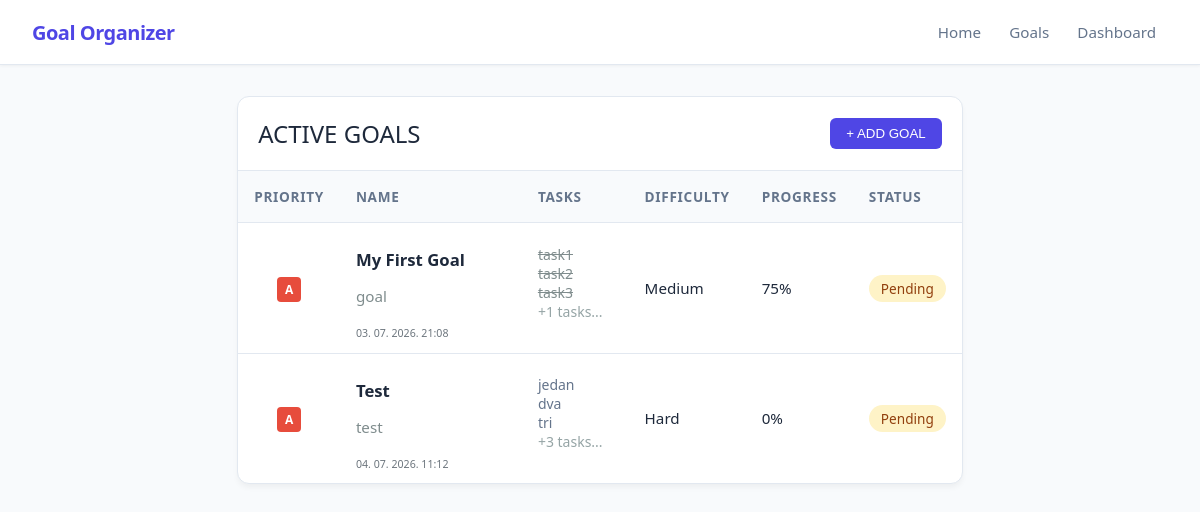
The app's page /goals, older data.
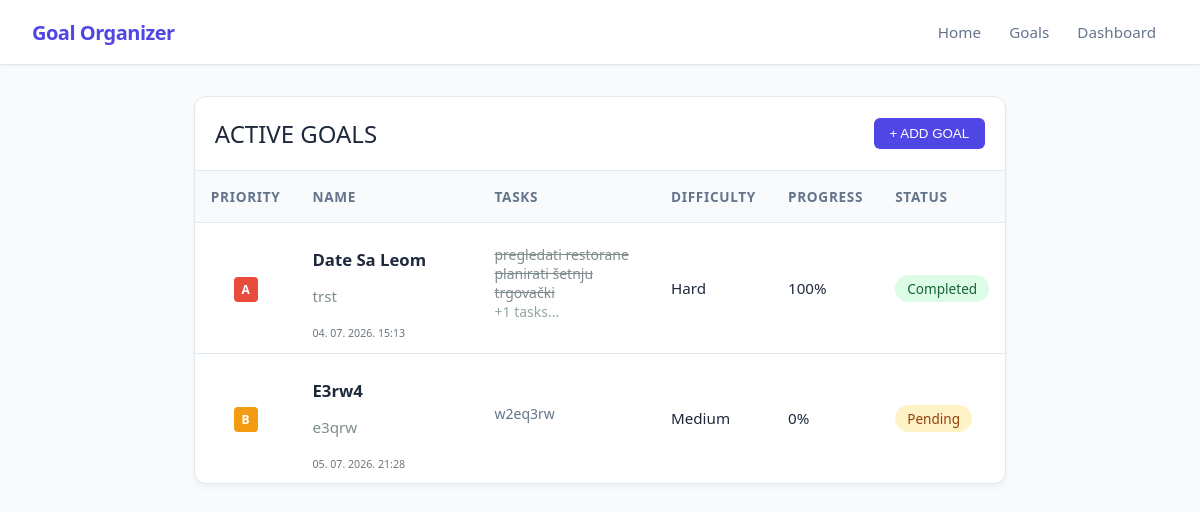
The same page, newer data.
### app/models_db.py (models this page shows, shortened)
class Goal(db.Model):
    __tablename__ = 'goals'
    id = db.Column(db.Integer, primary_key=True)
    title = db.Column(db.String(100), nullable=False)
    description = db.Column(db.Text, nullable=False)
    is_completed = db.Column(db.Boolean, default=False)
    progress_percentage = db.Column(db.Float, default=0.0)
    difficulty = db.Column(db.String(20), nullable=False, default='Medium')
    priority = db.Column(db.String(1), nullable=False, default='b')
    created_at = db.Column(db.DateTime, default=datetime.now(timezone.utc), nullable=False)
    tasks = db.relationship('Task', backref='goal', cascade="all, delete-orphan", lazy=True)

class Task(db.Model):
    __tablename__ = 'tasks'
    id = db.Column(db.Integer, primary_key=True)
    text = db.Column(db.String(255), nullable=False)
    is_completed = db.Column(db.Boolean, default=False)
    goal_id = db.Column(db.Integer, db.ForeignKey('goals.id', ondelete='CASCADE'), nullable=False)

### app/routes.py (the view)
@main.route('/goals')
def show_goals():
    goals = Goal.query.order_by(Goal.priority.asc()).all()
    return render_template('goals.html', goals=goals)

### app/templates/goals.html (shortened to what this page needs)
{% extends 'base.html' %}
{% block content %}
<div class="container">
    <div class="table-container">
        <div style=" padding: 1.25rem; border-bottom: 1px solid var(--border-color); display: flex; justify-content: space-between; align-items: center;">
            <h1>active goals</h1>
            <button id="open_form_btn" style="background-color: var(--primary); color: white; border: none; padding: 0.5rem 1rem; border-radius: 6px; cursor: pointer; font-weight: 500;">+ ADD GOAL</button>
        </div>
        <table>
            <thead>
                <tr>
                    <th>Priority</th>
                    <th>Name</th>
                    <th>Tasks</th>
                    <th>Difficulty</th>
                    <th>Progress</th>
                    <th>Status</th>
                </tr>
            </thead>
            <tbody>
                {% for goal in goals %}
                <tr class="clickable-row" data-href=" {{ url_for('main.view_goal', goal_id=goal.id) }}">
                    <td style="text-align: center;"><span class="badge badge-{{ goal.priority }}">{{ goal.priority }}</span></td>
                    <td style="width: 150px;">
                        <h2>{{ goal.title }}</h2>
                        <p style="color: #7f8c8d; width: 100px;">{{ goal.description or 'Nema opisa' }}</p>
                        <small class="date">{{ goal.created_at.strftime('%d. %m. %Y. %H:%M') }}</small>
                    </td>
                    <td>
                        {% if goal.tasks %}
                        <ul>
                            {% for task in goal.tasks[:3] %}
                                {% if task %}
                                    <li style="display: flex; justify-content: flex-start; text-align: left;">
                                            <span class="{% if task.is_completed %}completed-task{% endif %}">
                                                {{ task.text }}
                                            </span>
                                    </li>
                                {% endif %}
                            {% endfor %}
                            {% if goal.tasks|length > 3 %}
                                <li style="display: flex; justify-content: flex-start; text-align: left; color: #95a4a5;">
                                    +{{ (goal.tasks|length) - 3 }} tasks...
                                </li>
                            {% endif %}
                        </ul>
                        {% else %}
                        <small style="color: #b2bec3;">Nema zadataka</small>
                        {% endif %}
                    </td>
                    <td>{{ goal.difficulty }}</td>
                    <td>{{ goal.progress_percentage | round | int }}%</td>
                    <td>
                        {% if goal.is_completed %}
                        <span class="status-done">Completed</span>
                        {% else %}
                        <span class="status-pending">Pending</span>
                        {% endif %}
                    </td>
                </tr>
                {% else %}
                <tr>
                    <td colspan="6" style="text-align: center; color: #7f8c8d;">Trenutno nema spremljenih ciljeva. Dodaj svoj prvi cilj iznad!</td>
                </tr>
                {% endfor %}
            </tbody>
        </table>
    </div>
</div>
{% endblock %}

Row changes from the older to the newer data that the page shows:
removed Goal: priority "A", title "My First Goal", description "goal", created_at "03. 07. 2026. 21:08", tasks "1", difficulty "Medium", progress_percentage "75", is_completed "Pending"
removed Task: text "task1", shown under "A"
removed Task: text "task2", shown under "A"
removed Task: text "task3", shown under "A"
removed Goal: priority "A", title "Test", description "test", created_at "04. 07. 2026. 11:12", tasks "3", difficulty "Hard", progress_percentage "0", is_completed "Pending"
removed Task: text "jedan", is_completed False (drawn), shown under "A"
removed Task: text "dva", is_completed False (drawn), shown under "A"
removed Task: text "tri", is_completed False (drawn), shown under "A"
added Goal: priority "A", title "Date Sa Leom", description "trst", created_at "04. 07. 2026. 15:13", tasks "1", difficulty "Hard", progress_percentage "100", is_completed "Completed"
added Task: text "pregledati restorane", shown under "A"
added Task: text "planirati šetnju", shown under "A"
added Task: text "trgovački", shown under "A"
added Goal: priority "B", title "E3rw4", description "e3qrw", created_at "05. 07. 2026. 21:28", difficulty "Medium", progress_percentage "0", is_completed "Pending"
added Task: text "w2eq3rw", is_completed False (drawn), shown under "B"
